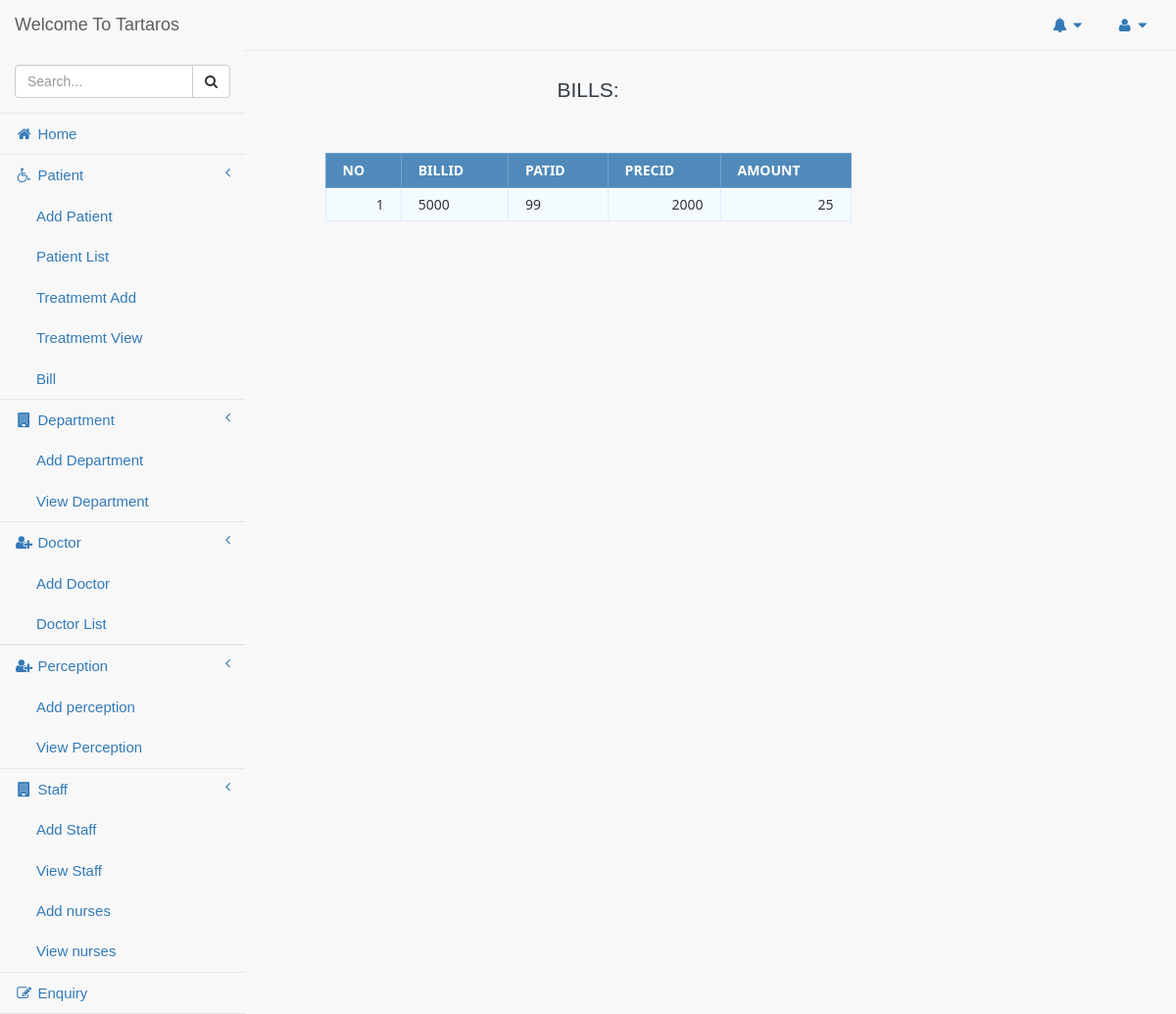
/pages/bill.php, run on the app's committed database.
### tables this page shows
CREATE TABLE `bill` (
  `BILLID` int(11) NOT NULL,
  `AMOUNT` double DEFAULT NULL,
  `PATIENT_PTID` int(11) NOT NULL,
  `PRESCRIPTION_PRESID` int(11) NOT NULL
);

### pages/bill.php (the view, shortened to what this page needs)
<?php
$conn = new mysqli("localhost","root","","hospital");
$sql = "SELECT * FROM bill";
$query = mysqli_query($conn, $sql);
?>
<!DOCTYPE html>
<html lang="en">
<head>
    <link href="../vendor/bootstrap/css/bootstrap.min.css" rel="stylesheet">
    <link href="../vendor/metisMenu/metisMenu.min.css" rel="stylesheet">
    <link href="../dist/css/sb-admin-2.css" rel="stylesheet">
    <link href="../vendor/morrisjs/morris.css" rel="stylesheet">
    <link href="../vendor/font-awesome/css/font-awesome.css" rel="stylesheet" type="text/css">
</head>
<body >
<div class="">
    <div id="wrapper" >
        <nav class="navbar navbar-default navbar-static-top " role="navigation" style="margin-bottom: 0">
            <div class="navbar-header">
                <a class=" navbar-brand" href="index.html" >Welcome To Tartaros</a>
            </div>
            <ul class=" nav navbar-top-links navbar-right">
                <li class="dropdown">
                    <a class="dropdown-toggle" data-toggle="dropdown" href="#">
                        <i class="fa fa-bell fa-fw"></i> <i class="fa fa-caret-down"></i>
                    </a>
                </li>
                <li class="dropdown">
                    <a class="dropdown-toggle" data-toggle="dropdown" href="#">
                        <i class="fa fa-user fa-fw"></i> <i class="fa fa-caret-down"></i>
                    </a>
                </li>
            </ul>
            <div class="navbar-default sidebar" role="navigation">
                <div class="sidebar-nav navbar-collapse">
                    <ul class="nav" id="side-menu">
                        <li class="sidebar-search">
                            <div class="input-group custom-search-form">
                                <input type="text" class="form-control" placeholder="Search...">
                                <span class="input-group-btn">
                                <button class="btn btn-default" type="button">
                                    <i class="fa fa-search"></i>
                                </button>
                            </span>
                            </div>
                        </li>
                        <li>
                            <a href="index.php"><i class="fa fa-dashboard fa-fw"></i> Home</a>
                        </li>
                        <li>
                            <a href="#"><i class="fa fa-bar-chart-o2 fa-fw"></i> Patient<span class="fa arrow"></span></a>
                            <ul class="nav nav-second-level">
                                <li>
                                    <a href="addpatient.php"> Add Patient</a>
                                </li>
                                <li>
                                    <a href="patientlist.php"> Patient List</a>
                                </li>
                                <li>
                                    <a href="treatmemtadd.php">Treatmemt Add</a>
                                </li>
                                <li>
                                    <a href="treatmemtview.php">Treatmemt View</a>
                                </li>
                                <li>
                                    <a href="bill.php">Bill</a>
                                </li>
                            </ul>
                        </li>
                        <li>
                            <a href="#"><i class="fa fa-bar-chart-o1 fa-fw"></i> Department<span class="fa arrow"></span></a>
                            <ul class="nav nav-second-level">
                                <li>
                                    <a href="addepartment.php">Add Department</a>
                                </li>
                                <li>
                                    <a href="viewDepartment.php">View Department</a>
                                </li>
                            </ul>
                        </li>
                        <li>
                            <a href="#"><i class="fa fa-bar-chart-o fa-fw"></i> Doctor<span class="fa arrow"></span></a>
                            <ul class="nav nav-second-level">
                                <li>
                                    <a href="adddoctor.php"> Add Doctor</a>
                                </li>
                                <li>
                                    <a href="doctorlist.php"> Doctor List</a>
                                </li>
                            </ul>
                        </li>
                        <li>
                         <li>
                            <a href="#"><i class="fa fa-bar-chart-o fa-fw"></i> Perception<span class="fa arrow"></span></a>
                            <ul class="nav nav-second-level">
                                <li>
                                    <a href="prec.php"> Add perception</a>
                                </li>
                                <li>
                                    <a href="preclist.php"> View Perception</a>
                                </li>
                            </ul>
                        </li>
                        <li>
                            <a href="#"><i class="fa fa-bar-chart-o1 fa-fw"></i> Staff<span class="fa arrow"></span></a>
                            <ul class="nav nav-second-level">
                                <li>
                                    <a href="staffadd.php">Add Staff</a>
                                </li>
                                <li>
                                    <a href="staffview.php">View Staff</a>
                                </li>
                                <li>
                                    <a href="nursesadd.php">Add nurses</a>
                                </li>
                                <li>
                                    <a href="nursesview.php">View nurses</a>
                                </li>
                            </ul>
                        </li>
                        <li>
                            <a href="#"><i class="fa fa-edit fa-fw"></i> Enquiry</a>
                        </li>
                    </ul>
                </div>
            </div>
        </nav>
    </div>
    <div class="container lead " style=" position: relative;">
        <h1 class="lead">Bills:</h1>
        <br>
    <table class="data-table">
        <thead>
            <tr>
                <th>NO</th>
                <th>BILLID</th>
                <th>PATID</th>
                <th>PRECID</th>
                <th>AMOUNT</th>
            </tr>
        </thead>
        <tbody>
        <?php
        $no     = 1;
        while ($row = mysqli_fetch_array($query))
        {
            echo '<tr>
                    <td>'.$no.'</td>
                    <td>'.$row['BILLID'].'</td>
                    <td>'.$row['PATIENT_PTID'].'</td>
                    <td>'.$row['PRESCRIPTION_PRESID'].'</td>
                    <td>'.$row['AMOUNT'].'</td>
                </tr>';
        $no++;
        }
        ?>
        </tbody>
    </table>
    </div>
    </div>
</body>
</html>

### pages/bill.php (style rules this page uses)
body { font-size: 15px; color: #343d44; font-family: "segoe-ui", "open-sans", tahoma, arial; padding: 0; margin: 0; }
table { margin: auto; font-family: "Lucida Sans Unicode", "Lucida Grande", "Segoe Ui"; font-size: 12px; }
h1 { margin: 25px auto 0; text-align: center; text-transform: uppercase; font-size: 17px; }
table td { transition: all .5s; }
.data-table { border-collapse: collapse; font-size: 14px; min-width: 537px; }
.data-table th, .data-table td { border: 1px solid #e1edff; padding: 7px 17px; }
.data-table thead th { background-color: #508abb; color: #FFFFFF; border-color: #6ea1cc !important; text-transform: uppercase; }
.data-table tbody td { color: #353535; }
.data-table tbody td:first-child, .data-table tbody td:nth-child(4), .data-table tbody td:last-child { text-align: right; }
.data-table tbody tr:nth-child(odd) td { background-color: #f4fbff; }

### data on the page
bill: BILLID "5000", PATIENT_PTID "99", PRESCRIPTION_PRESID "2000", AMOUNT "25"
